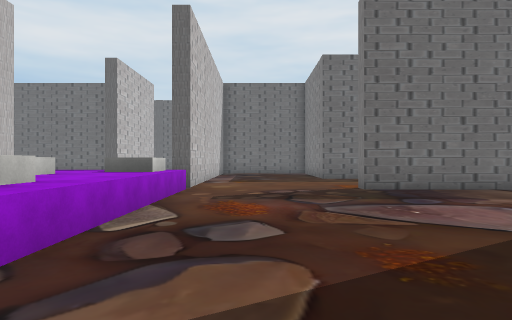
View 1 (above)

24 first-person views from a walk through a scene from a Unity 3-D project. The camera is 1.5 m above the floor, looks level and sees 75° across. The floor is counted in squares, 2 m on a side. Each view is taken from the middle of a square. On the plan, view 1 faces up. The plan holds only what a view shows up to about 11 squares ahead; the rest is blank. The place goes on beyond the plan. The player character is not drawn. Some animated figures are left out. Some surface patterns are stand-ins.

View 2
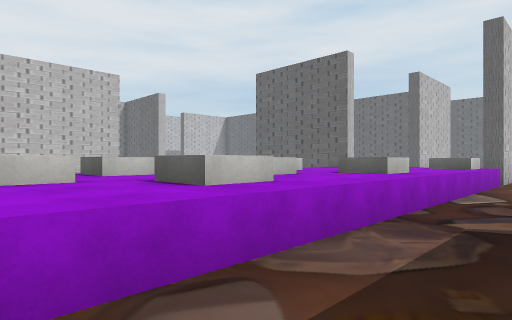

View 3
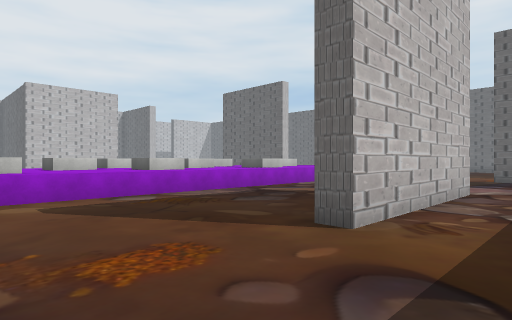

View 4
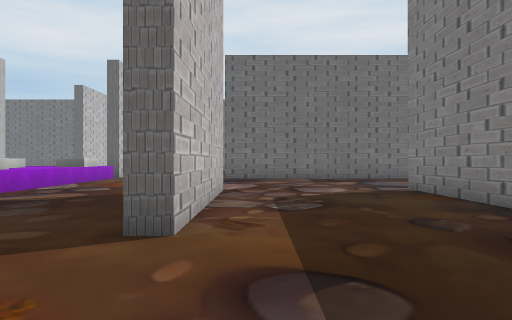

View 5
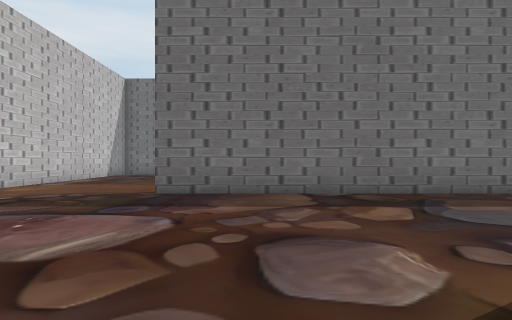

View 6
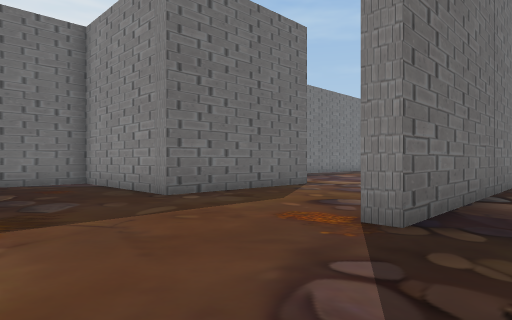

View 7
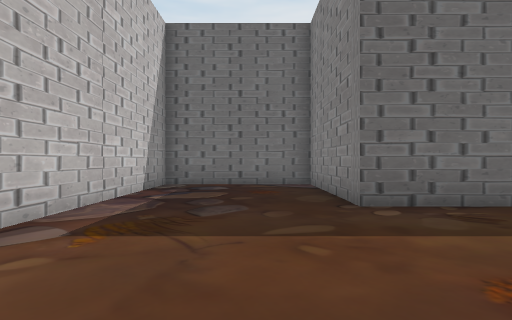

View 8
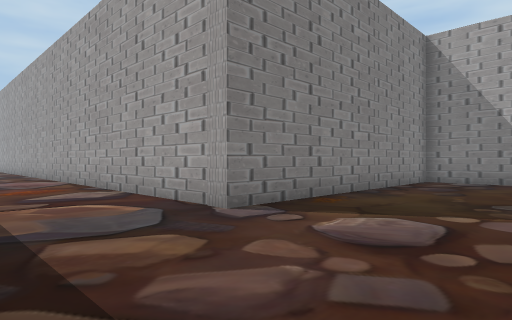

View 9
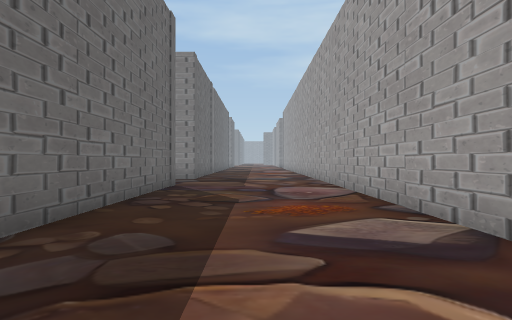

View 10
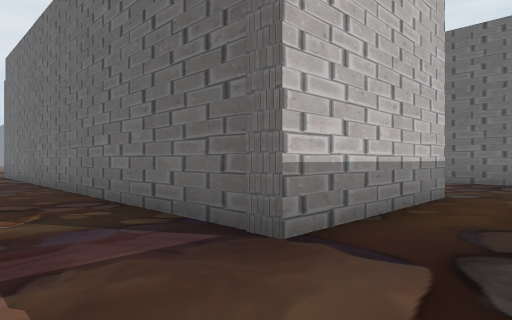

View 11
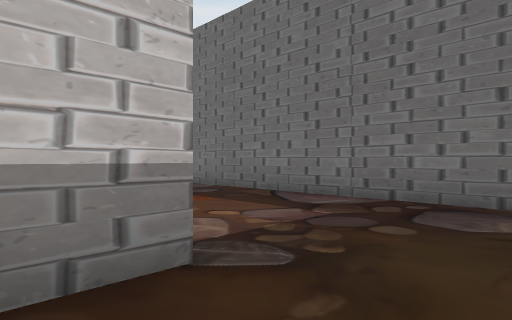

View 12
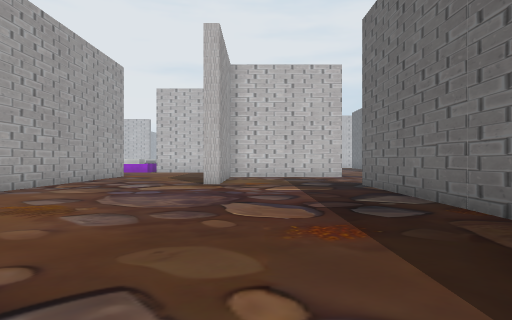

View 13
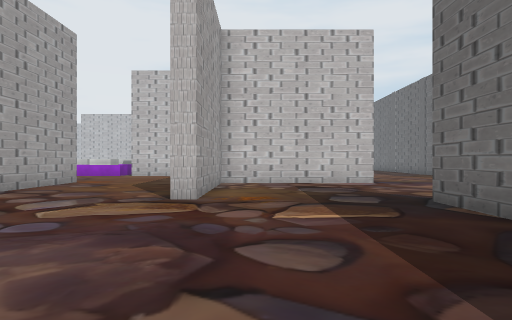

View 14
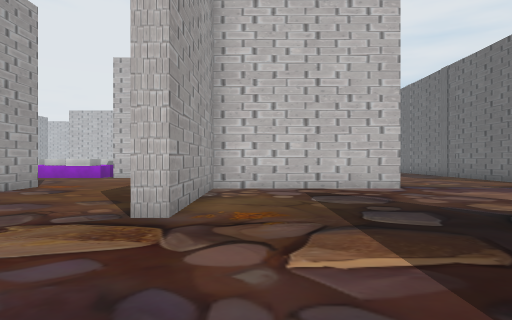

View 15
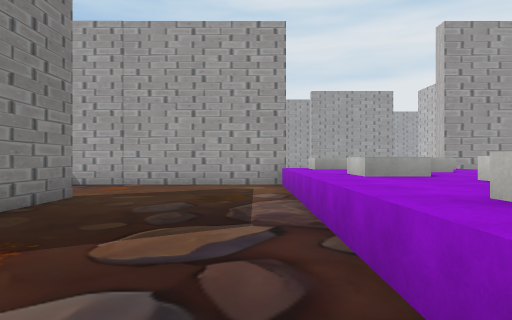

View 16
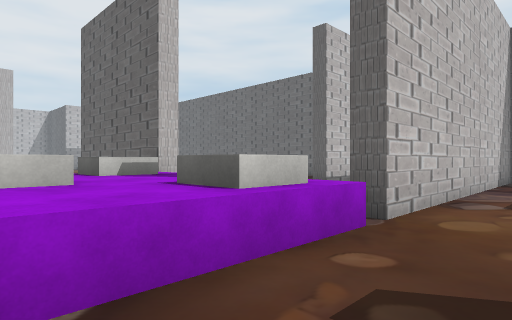

View 17
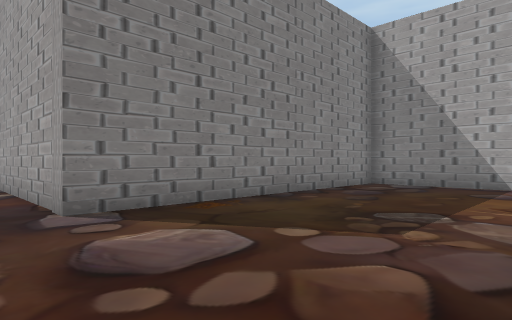

View 18
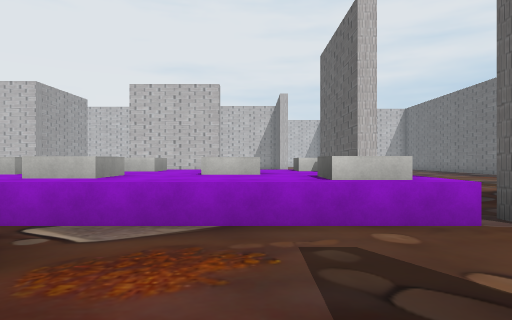

View 19
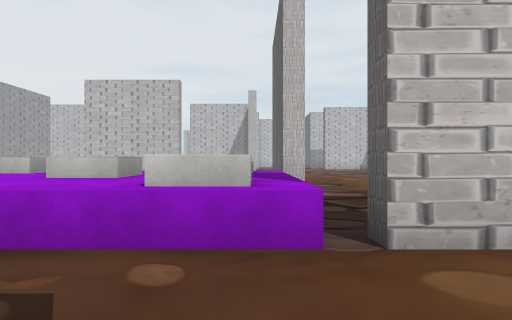

View 20
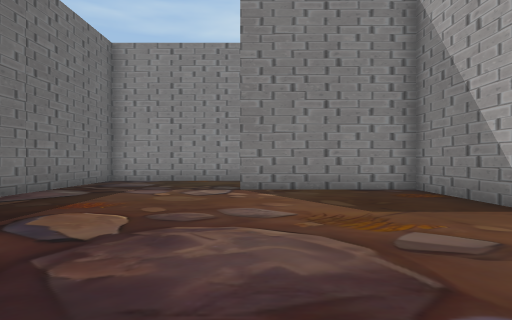

View 21
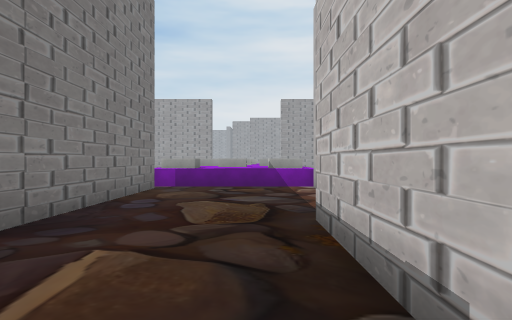

View 22
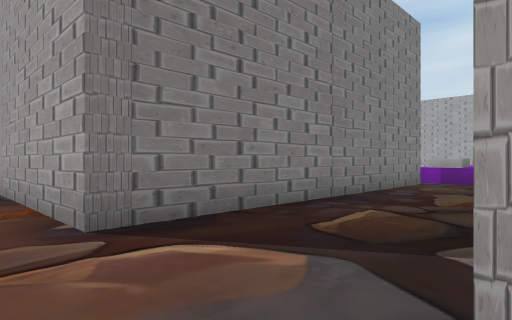

View 23
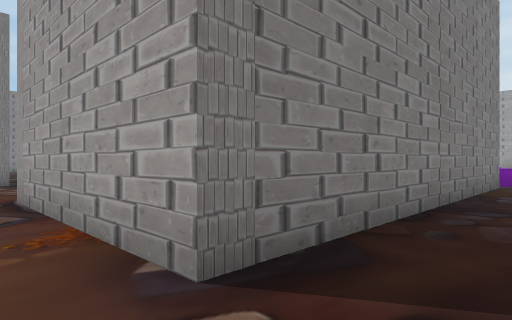

View 24
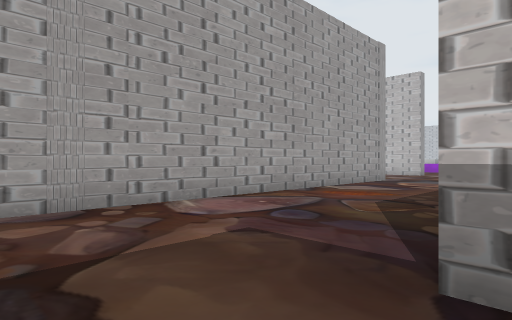

### Floor plan
Key: @ floor where view 1 was taken; # wall or solid block; x gap in a wall; . floor; ^ raised ledge; O other object.
Columns run from 6 left of view 1 to 20 right of it. Each row starts with its distance up from view 1.
 20 . ...........
 19  .............
 18 #...######....#############
 17 #...#....#.................
 16 #...#....#.................
 15 #...#....#.................
 14 #...#....#.................
 13 ....#....#####..........#.
 12 ....#...................#..
 11 ....#...................#.
 10 ....#...................#..
  9 ....x....################..
  8 OO^OO......................
  7 OO^OO......................
  6 ^OO^^......................
  5 ^OO^^......................
  4 OO^O^.....................
  3 OOOO^....#....############
  2  OO^^....#....#
  1  OO^^....#....#
  0 OOOO^.@..#....#
 -1 OOOO^....#....#
 -2 ^OO^^.........#
 -3 ^OO^^.........#
 -4 OOOO^.........#
 -5 OO O^........##
 -6      #########

Where each view was taken, in squares from view 1:
view 1: 0 up, 0 right, facing up
view 2: 3 down, 0 right, facing up-left
view 3: 5 down, 5 right, facing up-left
view 4: 5 down, 4 right, facing up
view 5: 1 up, 5 right, facing up
view 6: 7 up, 1 left, facing up-right
view 7: 8 up, 1 right, facing up
view 8: 7 up, 4 right, facing down-right
view 9: 6 up, 8 right, facing right
view 10: 6 up, 20 right, facing up-left
view 11: 12 up, 20 right, facing up-left
view 12: 15 up, 18 right, facing left
view 13: 15 up, 14 right, facing left
view 14: 15 up, 12 right, facing left
view 15: 5 up, 1 left, facing down
view 16: 5 up, 0 right, facing up-left
view 17: 5 up, 3 right, facing down-right
view 18: 6 up, 2 right, facing left
view 19: 8 up, 1 right, facing left
view 20: 13 up, 9 right, facing right
view 21: 18 up, 5 left, facing down
view 22: 20 up, 6 left, facing down-right
view 23: 20 up, 4 left, facing down-right
view 24: 9 up, 20 right, facing down-left
